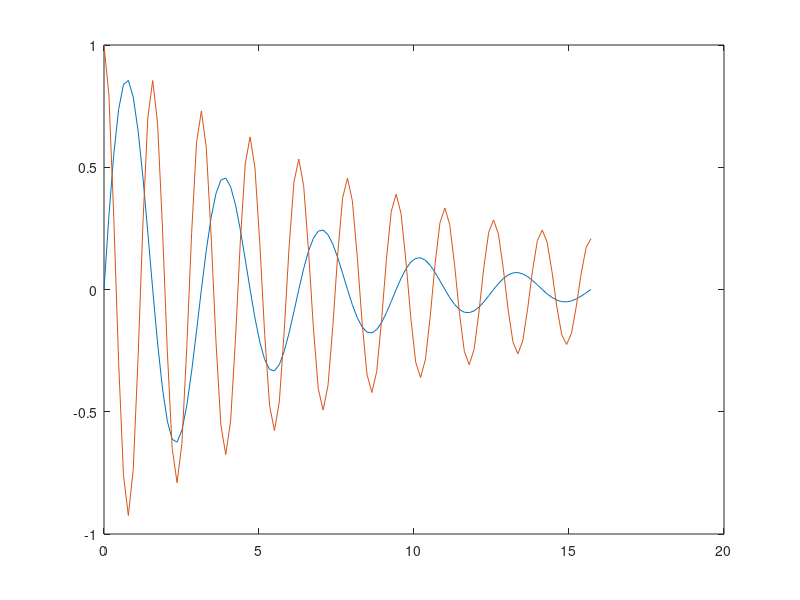

MATLAB code to generate this figure: (Note: this script raises an error after producing the figure.)
x = 0:pi/20:5*pi;
function1= @(x)exp(-0.2.*x).*sin(2.*x);
function2= @(x)exp(-0.1.*x).*cos(4.*x);
osmond=plot(x,function1(x));
hold on 
Rey=plot(x,function2(x));

osmond.LineStyle="--";
osmond.Color="m";
osmond.LineWidth=2;
Rey.LineStyle="-.";
Rey.Color="b";
Rey.LineWidth=2;
xlabel('X-axis')
ylabel('Y-axis')
title('Question 1')
legend('function1','function2')
